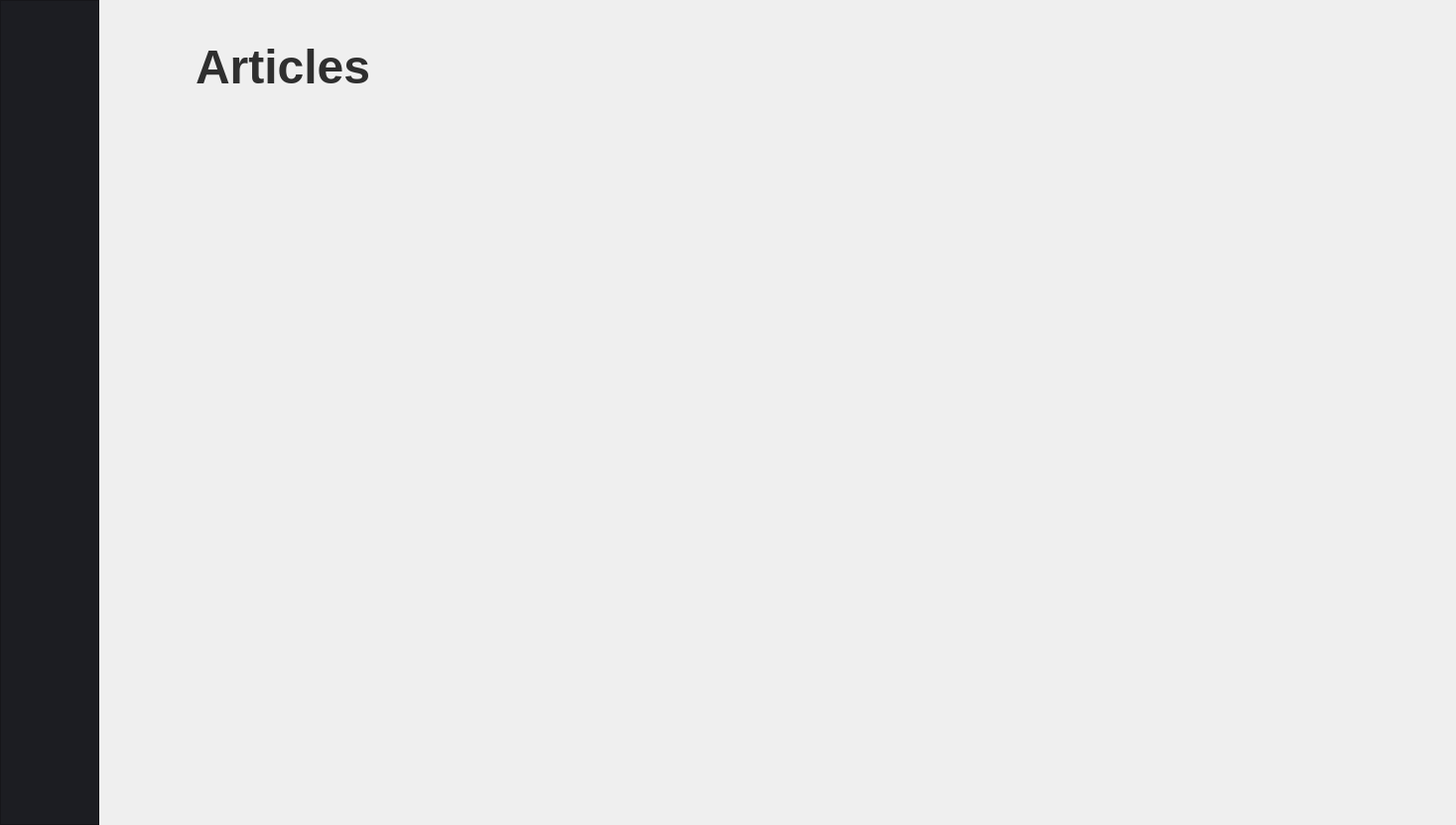
<?xml version="1.0" encoding="UTF-8"?>
<ui version="4.0">
 <class>MainWindow</class>
 <widget class="QMainWindow" name="MainWindow">
  <property name="geometry">
   <rect>
    <x>0</x>
    <y>0</y>
    <width>1467</width>
    <height>831</height>
   </rect>
  </property>
  <property name="windowTitle">
   <string>MainWindow</string>
  </property>
  <property name="autoFillBackground">
   <bool>false</bool>
  </property>
  <widget class="QWidget" name="centralwidget">
   <layout class="QGridLayout" name="gridLayout">
    <property name="leftMargin">
     <number>0</number>
    </property>
    <property name="topMargin">
     <number>0</number>
    </property>
    <property name="rightMargin">
     <number>0</number>
    </property>
    <property name="bottomMargin">
     <number>0</number>
    </property>
    <property name="horizontalSpacing">
     <number>20</number>
    </property>
    <item row="2" column="0" rowspan="2">
     <layout class="QVBoxLayout" name="verticalLayout">
      <item>
       <widget class="QFrame" name="frame">
        <property name="enabled">
         <bool>true</bool>
        </property>
        <property name="minimumSize">
         <size>
          <width>100</width>
          <height>400</height>
         </size>
        </property>
        <property name="maximumSize">
         <size>
          <width>100</width>
          <height>16777215</height>
         </size>
        </property>
        <property name="styleSheet">
         <string notr="true">background-color: rgb(28, 29, 34)</string>
        </property>
        <property name="frameShape">
         <enum>QFrame::StyledPanel</enum>
        </property>
        <property name="frameShadow">
         <enum>QFrame::Raised</enum>
        </property>
        <widget class="QLabel" name="label_2">
         <property name="geometry">
          <rect>
           <x>25</x>
           <y>50</y>
           <width>51</width>
           <height>51</height>
          </rect>
         </property>
         <property name="text">
          <string/>
         </property>
         <property name="pixmap">
          <pixmap resource="../../../../../../../../../Downloads/tes.qrc">:/newPrefix/Items.png</pixmap>
         </property>
        </widget>
        <widget class="QLabel" name="label">
         <property name="geometry">
          <rect>
           <x>31</x>
           <y>190</y>
           <width>31</width>
           <height>51</height>
          </rect>
         </property>
         <property name="text">
          <string>&lt;html&gt;&lt;head/&gt;&lt;body&gt;&lt;p&gt;&lt;img src=&quot;:/newPrefix/todolist.png&quot;/&gt;&lt;/p&gt;&lt;/body&gt;&lt;/html&gt;</string>
         </property>
        </widget>
        <widget class="QLabel" name="label_5">
         <property name="geometry">
          <rect>
           <x>21</x>
           <y>270</y>
           <width>51</width>
           <height>51</height>
          </rect>
         </property>
         <property name="text">
          <string>&lt;html&gt;&lt;head/&gt;&lt;body&gt;&lt;p&gt;&lt;img src=&quot;:/newPrefix/daily plan.png&quot;/&gt;&lt;/p&gt;&lt;/body&gt;&lt;/html&gt;</string>
         </property>
        </widget>
        <widget class="QLabel" name="label_4">
         <property name="geometry">
          <rect>
           <x>22</x>
           <y>350</y>
           <width>51</width>
           <height>51</height>
          </rect>
         </property>
         <property name="text">
          <string>&lt;html&gt;&lt;head/&gt;&lt;body&gt;&lt;p&gt;&lt;img src=&quot;:/newPrefix/target.png&quot;/&gt;&lt;/p&gt;&lt;/body&gt;&lt;/html&gt;</string>
         </property>
        </widget>
        <widget class="QLabel" name="label_8">
         <property name="geometry">
          <rect>
           <x>21</x>
           <y>440</y>
           <width>51</width>
           <height>41</height>
          </rect>
         </property>
         <property name="text">
          <string>&lt;html&gt;&lt;head/&gt;&lt;body&gt;&lt;p&gt;&lt;img src=&quot;:/newPrefix/gratitude.png&quot;/&gt;&lt;/p&gt;&lt;/body&gt;&lt;/html&gt;</string>
         </property>
        </widget>
        <widget class="QLabel" name="label_6">
         <property name="geometry">
          <rect>
           <x>30</x>
           <y>510</y>
           <width>41</width>
           <height>71</height>
          </rect>
         </property>
         <property name="text">
          <string>&lt;html&gt;&lt;head/&gt;&lt;body&gt;&lt;p&gt;&lt;img src=&quot;:/newPrefix/article.png&quot;/&gt;&lt;/p&gt;&lt;/body&gt;&lt;/html&gt;</string>
         </property>
        </widget>
        <widget class="QLabel" name="label_7">
         <property name="geometry">
          <rect>
           <x>40</x>
           <y>630</y>
           <width>31</width>
           <height>31</height>
          </rect>
         </property>
         <property name="text">
          <string>&lt;html&gt;&lt;head/&gt;&lt;body&gt;&lt;p&gt;&lt;img src=&quot;:/newPrefix/Icon.png&quot;/&gt;&lt;/p&gt;&lt;/body&gt;&lt;/html&gt;</string>
         </property>
        </widget>
       </widget>
      </item>
     </layout>
    </item>
    <item row="2" column="1">
     <layout class="QHBoxLayout" name="horizontalLayout_2">
      <item alignment="Qt::AlignTop">
       <widget class="QPushButton" name="pushButton">
        <property name="maximumSize">
         <size>
          <width>50</width>
          <height>16777215</height>
         </size>
        </property>
        <property name="autoFillBackground">
         <bool>false</bool>
        </property>
        <property name="styleSheet">
         <string notr="true">margin-top: 50px; margin-left: 10px</string>
        </property>
        <property name="text">
         <string/>
        </property>
        <property name="icon">
         <iconset resource="../../../../../../../../../Downloads/tes.qrc">
          <normaloff>:/newPrefix/Back.png</normaloff>:/newPrefix/Back.png</iconset>
        </property>
        <property name="iconSize">
         <size>
          <width>47</width>
          <height>49</height>
         </size>
        </property>
        <property name="autoDefault">
         <bool>false</bool>
        </property>
        <property name="default">
         <bool>false</bool>
        </property>
        <property name="flat">
         <bool>true</bool>
        </property>
       </widget>
      </item>
     </layout>
    </item>
    <item row="2" column="2">
     <layout class="QVBoxLayout" name="verticalLayout_6">
      <item>
       <widget class="QLabel" name="label_9">
        <property name="font">
         <font>
          <pointsize>36</pointsize>
          <weight>75</weight>
          <bold>true</bold>
         </font>
        </property>
        <property name="styleSheet">
         <string notr="true">margin-top: 40px; color : #2F2F2F; margin-bottom: 30px</string>
        </property>
        <property name="text">
         <string>&lt;html&gt;&lt;head/&gt;&lt;body&gt;&lt;p&gt;Articles&lt;/p&gt;&lt;/body&gt;&lt;/html&gt;</string>
        </property>
        <property name="alignment">
         <set>Qt::AlignLeading|Qt::AlignLeft|Qt::AlignVCenter</set>
        </property>
       </widget>
      </item>
      <item>
       <widget class="QScrollArea" name="scrollArea">
        <property name="styleSheet">
         <string notr="true">border : 0px;</string>
        </property>
        <property name="widgetResizable">
         <bool>true</bool>
        </property>
        <widget class="QWidget" name="scrollAreaWidgetContents">
         <property name="geometry">
          <rect>
           <x>0</x>
           <y>0</y>
           <width>1271</width>
           <height>680</height>
          </rect>
         </property>
        </widget>
       </widget>
      </item>
     </layout>
    </item>
   </layout>
  </widget>
 </widget>
 <resources>
  <include location="../../../../../../../../../Downloads/tes.qrc"/>
  <include location="../../../../../../../../../Downloads/tes.qrc"/>
  <include location="../../../../../../../../../Downloads/tes.qrc"/>
 </resources>
 <connections/>
</ui>
